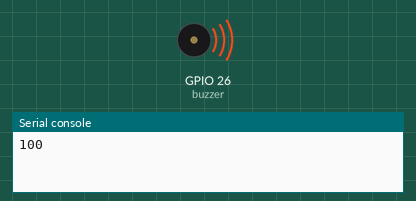
The program below on a simulated ESP32 board running MicroPython. Parts: buzzer (waves = sounding), the last lines printed to the serial console. At 7.2 s the program stops and its outputs stay as they are.

Above: at 0.1 s.
At 7.3 s:
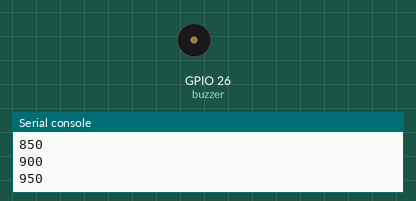
Timing chart, 0 to 8.7 s (numbered marks = the images above):
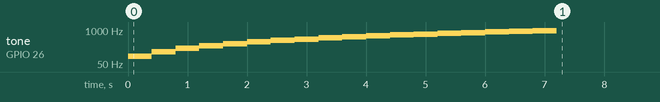

Measured:
- by itself, tone on GPIO 26 (buzzer): plays 100 Hz for 0.40 s, 150 Hz for 0.40 s, 200 Hz for 0.40 s, 250 Hz for 0.40 s, 300 Hz for 0.40 s, 350 Hz for 0.40 s … (18 notes in this stretch)

The program:

buzzer.py
```python
import machine
import time

BUZZER_PIN = 26 # can be any PWM capable pin

# initialize buzzer
buzzer = machine.PWM(machine.Pin(BUZZER_PIN), freq=500, duty=0)

# find the frequency you want to use by running a for loop that
# increases the freq and prints it out each iteration
for x in range(100, 1000, 50):
# x starts at 100 and increments by 50 until 1000
    print(x)
    buzzer.freq(x)
    buzzer.duty(500)
    time.sleep(0.4)
    buzzer.duty(0)
```
